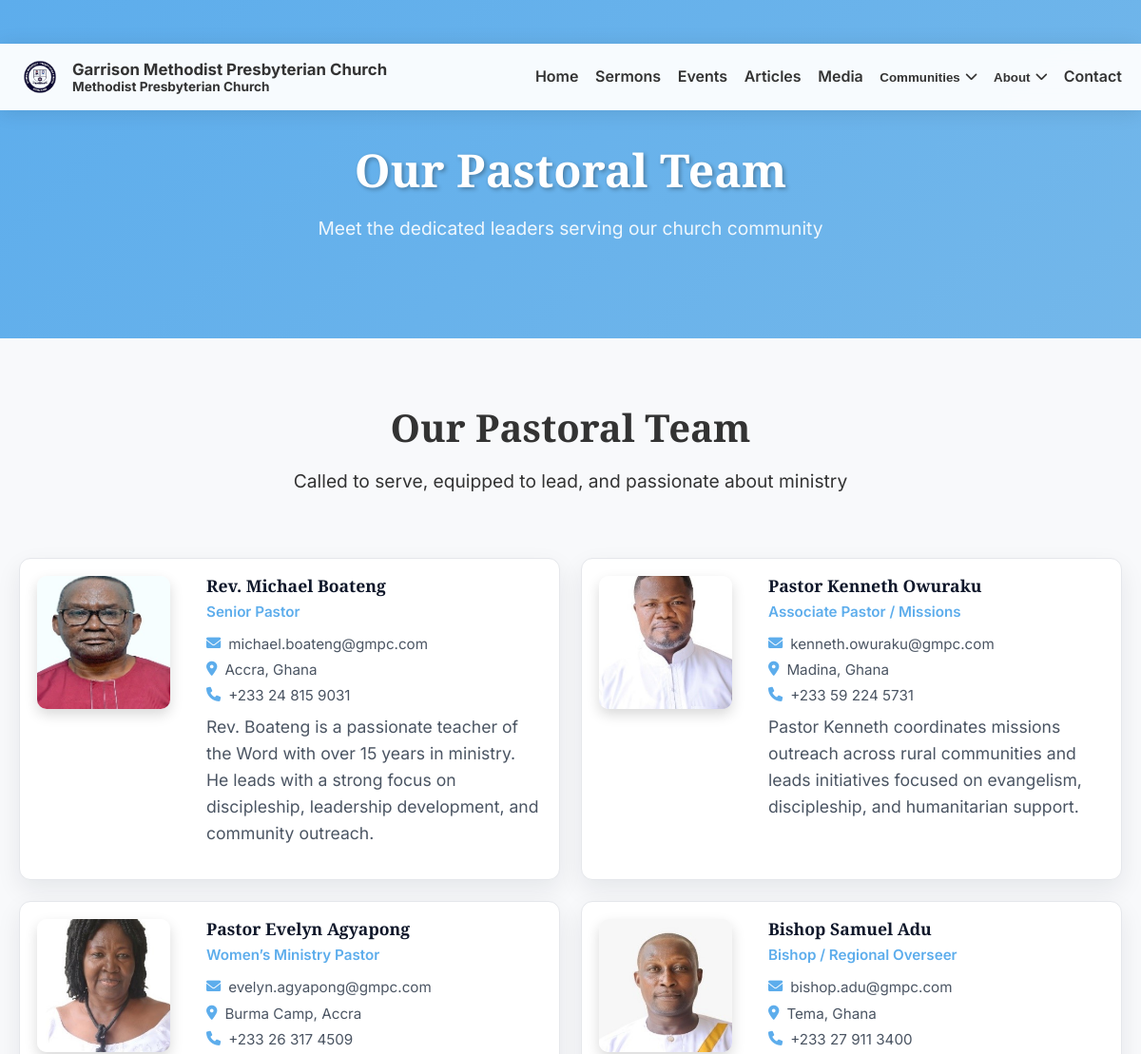
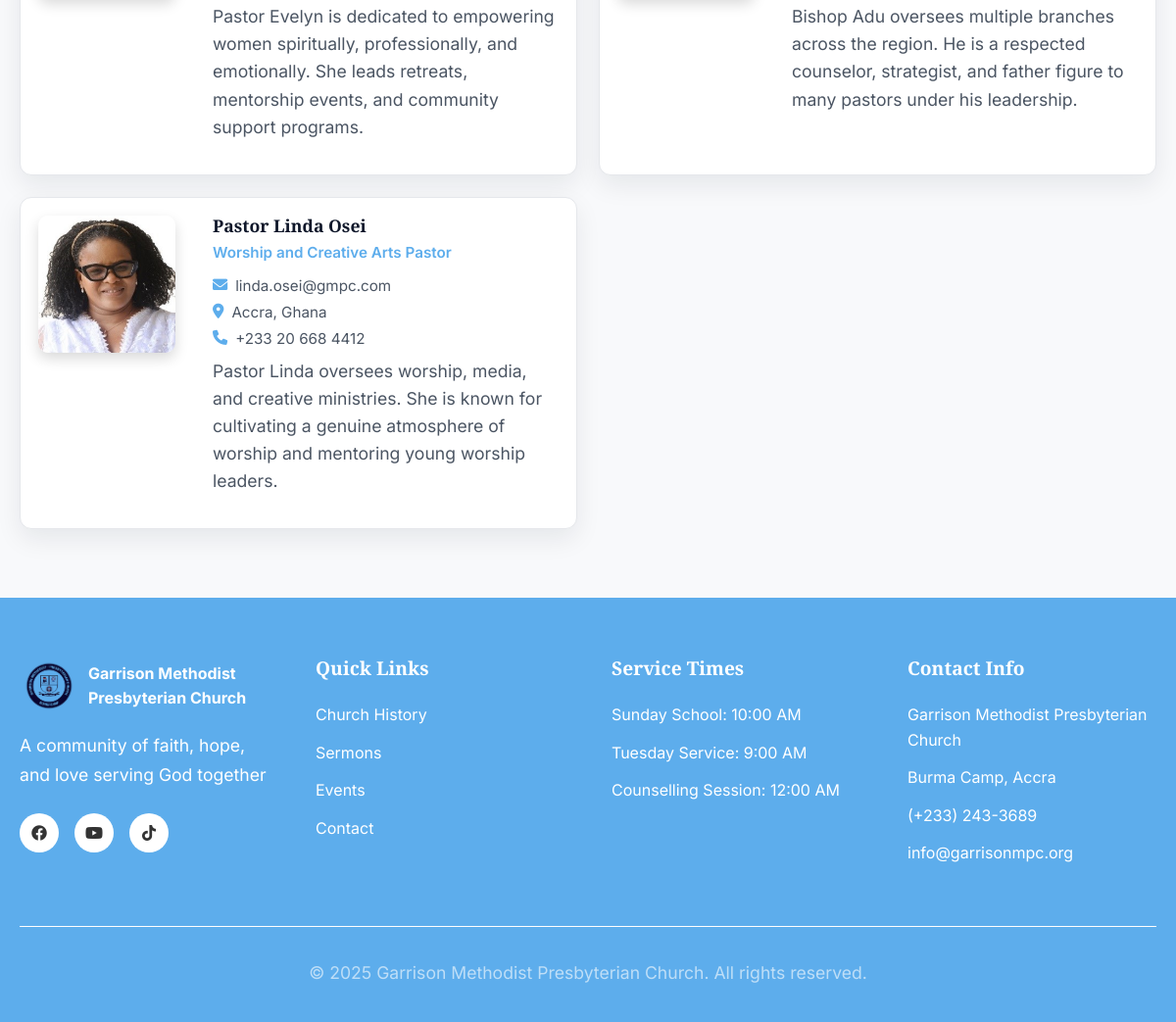
/pastoral-team.php, run on the app's committed database (2 pictures, top to bottom).
### tables this page shows
CREATE TABLE `pastors` (
  `id` int NOT NULL AUTO_INCREMENT,
  `name` varchar(255) NOT NULL,
  `title` varchar(255) DEFAULT '',
  `email` varchar(255) DEFAULT '',
  `phone` varchar(100) DEFAULT '',
  `location` varchar(255) DEFAULT '',
  `image_url` varchar(500) DEFAULT '',
  `bio` text,
  `status` enum('active','inactive') DEFAULT 'active',
  `created_at` timestamp NULL DEFAULT CURRENT_TIMESTAMP,
  `updated_at` timestamp NULL DEFAULT CURRENT_TIMESTAMP ON UPDATE CURRENT_TIMESTAMP,
  `sort_order` int DEFAULT '0',
  PRIMARY KEY (`id`)
);

### includes/get_settings.php (called while the page is built)
<?php
if (!function_exists('getSiteSettings')) {
    function getSiteSettings() {
        static $settings = null;
        if ($settings !== null) {
            return $settings;
        }
        $settings = [];
        try {
            $conn = getDBConnection();
            $stmt = $conn->query("SELECT setting_key, setting_value FROM settings");
            foreach ($stmt->fetchAll() as $row) {
                $settings[$row['setting_key']] = $row['setting_value'];
            }
        } catch (PDOException $e) {
            error_log('Settings load error: ' . $e->getMessage());
        }
        return $settings;
    }
}
if (!function_exists('getSetting')) {
    function getSetting($key, $default = '') {
        $settings = getSiteSettings();
        return $settings[$key] ?? $default;
    }
}

### pastoral-team.php (the view, shortened to what this page needs)
<?php
require_once "includes/get_settings.php";
$serviceSunday = getSetting('sunday_service_time', '09:00 AM');
$serviceTuesday = getSetting('tuesday_service_time', '9:00 AM');
$serviceCounselling = getSetting('counselling_time', '14:00 AM');
$churchName = getSetting('church_name', 'Garrison Methodist Presbyterian Church');
$churchAddress = getSetting('church_address', 'Burma Camp, Accra');
$churchPhone = getSetting('church_phone', '(+233) 243-3689');
$churchEmail = getSetting('church_email', 'info@garrisonmpc.org');
$facebookUrl = getSetting('facebook_url', 'https://www.facebook.com/gmpcburmacamp');
$youtubeUrl = getSetting('youtube_url', 'https://www.youtube.com/@gmpcburmacamp3405');
$tiktokUrl = getSetting('tiktok_url', 'https://www.tiktok.com/@gmpcburmacamp');
$pastors = [];
try {
    $conn = getDBConnection();
    $pstmt = $conn->query("SELECT * FROM pastors WHERE status = 'active' ORDER BY sort_order ASC, created_at DESC");
    $pastors = $pstmt->fetchAll();
} catch (PDOException $e) {
    error_log("Pastoral page fetch error: " . $e->getMessage());
}
?>
<!DOCTYPE html>
<html lang="en">
<head>
    <link rel="stylesheet" href="css/style.css">
    <link rel="stylesheet" href="css/scrolling-banner.css">
    <link rel="stylesheet" href="https://cdnjs.cloudflare.com/ajax/libs/font-awesome/6.0.0/css/all.min.css">
</head>
<body>
    <?php include 'includes/navbar.php'; ?>
    <section class="page-header">
        <div class="container">
            <h1>Our Pastoral Team</h1>
            <p>Meet the dedicated leaders serving our church community</p>
        </div>
    </section>
    <section class="directory-section">
        <div class="container">
            <div class="section-header">
                <h2>Our Pastoral Team</h2>
                <p>Called to serve, equipped to lead, and passionate about ministry</p>
            </div>
            <?php if (count($pastors) > 0): ?>
                <div class="directory-grid">
                    <?php foreach ($pastors as $pastor): ?>
                        <div class="directory-card">
                            <div class="directory-avatar">
                                <?php if (!empty($pastor['image_url'])): ?>
                                    <img src="<?php echo htmlspecialchars($pastor['image_url']); ?>" alt="<?php echo htmlspecialchars($pastor['name']); ?>">
                                <?php else: ?>
                                    <img src="./images/placeholder-avatar.png" alt="<?php echo htmlspecialchars($pastor['name']); ?>">
                                <?php endif; ?>
                            </div>
                            <div class="directory-info">
                                <h3><?php echo htmlspecialchars($pastor['name']); ?></h3>
                                <?php if (!empty($pastor['title'])): ?><p class="directory-title"><?php echo htmlspecialchars($pastor['title']); ?></p><?php endif; ?>
                                <?php if (!empty($pastor['email'])): ?><div class="directory-line"><i class="fas fa-envelope"></i> <?php echo htmlspecialchars($pastor['email']); ?></div><?php endif; ?>
                                <?php if (!empty($pastor['location'])): ?><div class="directory-line"><i class="fas fa-map-marker-alt"></i> <?php echo htmlspecialchars($pastor['location']); ?></div><?php endif; ?>
                                <?php if (!empty($pastor['phone'])): ?><div class="directory-line"><i class="fas fa-phone"></i> <?php echo htmlspecialchars($pastor['phone']); ?></div><?php endif; ?>
                                <?php if (!empty($pastor['bio'])): ?><p class="directory-bio"><?php echo nl2br(htmlspecialchars($pastor['bio'])); ?></p><?php endif; ?>
                            </div>
                        </div>
                    <?php endforeach; ?>
                </div>
            <?php else: ?>
                <p style="text-align:center; color:#666; padding:30px;">No pastoral team members have been added yet.</p>
            <?php endif; ?>
        </div>
    </section>
    <footer class="footer">
        <div class="container">
            <div class="footer-content">
                <div class="footer-section">
                    <div class="footer-logo">
                        <img src="images/logo.png" alt="GMPC Logo" class="footer-logo-img">
                        <span><?php echo htmlspecialchars($churchName); ?></span>
                    </div>
                    <p>A community of faith, hope, and love serving God together</p>
                    <div class="social-links">
                        <?php if (!empty($facebookUrl)): ?><a href="<?php echo htmlspecialchars($facebookUrl); ?>" target="_blank"><i class="fab fa-facebook"></i></a><?php endif; ?>
                        <?php if (!empty($youtubeUrl)): ?><a href="<?php echo htmlspecialchars($youtubeUrl); ?>" target="_blank"><i class="fab fa-youtube"></i></a><?php endif; ?>
                        <?php if (!empty($tiktokUrl)): ?><a href="<?php echo htmlspecialchars($tiktokUrl); ?>" target="_blank"><i class="fab fa-tiktok"></i></a><?php endif; ?>
                    </div>
                </div>
                <div class="footer-section">
                    <h4>Quick Links</h4>
                    <ul>
                        <li><a href="church-history.php">Church History</a></li>
                        <li><a href="sermons.php">Sermons</a></li>
                        <li><a href="events.php">Events</a></li>
                        <li><a href="contact.php">Contact</a></li>
                    </ul>
                </div>
                <div class="footer-section">
                    <h4>Service Times</h4>
                    <ul>
                        <li>Sunday School: <?php echo htmlspecialchars($serviceSunday); ?></li>
                        <li>Tuesday Service: <?php echo htmlspecialchars($serviceTuesday); ?></li>
                        <li>Counselling Session: <?php echo htmlspecialchars($serviceCounselling); ?></li>
                    </ul>
                </div>
                <div class="footer-section">
                    <h4>Contact Info</h4>
                    <ul>
                        <li><?php echo htmlspecialchars($churchName); ?></li>
                        <li><?php echo htmlspecialchars($churchAddress); ?></li>
                        <li><?php echo htmlspecialchars($churchPhone); ?></li>
                        <li><?php echo htmlspecialchars($churchEmail); ?></li>
                    </ul>
                </div>
            </div>
            <div class="footer-bottom">
                <p>&copy; 2025 Garrison Methodist Presbyterian Church. All rights reserved.</p>
            </div>
        </div>
    </footer>
</body>
</html>

### css/style.css (style rules this page uses)
* { margin: 0; padding: 0; box-sizing: border-box; }
body { font-family: 'Inter', sans-serif; line-height: 1.6; color: #333; overflow-x: hidden; }
.container { max-width: 1200px; margin: 0 auto; padding: 0 20px; }
img, video { max-width: 100%; height: auto; }
h1, h2, h3, h4, h5, h6 { font-family: 'Playfair Display', serif; font-weight: 600; line-height: 1.2; margin-bottom: 1rem; }
h1 { font-size: 3.5rem; }
h2 { font-size: 2.5rem; }
h3 { font-size: 1.8rem; }
h4 { font-size: 1.4rem; }
p { margin-bottom: 1rem; font-size: 1.1rem; line-height: 1.7; }
.section-header { text-align: center; margin-bottom: 4rem; }
.section-header h2 { color: var(--color-ink); margin-bottom: 1rem; }
.section-header p { font-size: 1.2rem; color: var(--color-muted); max-width: 600px; margin: 0 auto; }
.footer { background: #5DADEC ; color: white; padding: 60px 0 20px; }
.footer-content { display: grid; grid-template-columns: repeat(auto-fit, minmax(250px, 1fr)); gap: 3rem; margin-bottom: 3rem; }
.footer-logo { display: flex; align-items: center; font-size: 1.2 rem; font-weight: 700; margin-bottom: 1rem; }
.footer-logo-img { width: 60px; height: 60px; object-fit: contain; margin-right: 10px; }
.footer-section h4 { color: white; margin-bottom: 1.5rem; font-size: 1.2rem; }
.footer-section ul { list-style: none; }
.footer-section ul li { margin-bottom: 0.8rem; }
.footer-section ul li a { color: white; text-decoration: none; transition: color 0.3s ease; }
.social-links { display: flex; gap: 1rem; margin-top: 1.5rem; }
.social-links a { width: 40px; height: 40px; background: white; border-radius: 50%; display: flex; align-items: center; justify-content: center; color: #333; text-decoration: none; transition: all 0.3s ease; }
.footer-bottom { border-top: 1px solid white; padding-top: 2rem; text-align: center; color: rgba(255, 255, 255, 0.6); }
.page-header { padding: 150px 0 100px; background: linear-gradient(135deg, #5DADEC 0%, #73b7ea 100%); color: white; text-align: center; }
.page-header h1 { font-size: 3rem; margin-bottom: 1rem; text-shadow: 2px 2px 4px rgba(0, 0, 0, 0.3); }
.page-header p { font-size: 1.2rem; opacity: 0.9; max-width: 600px; margin: 0 auto; }

### pastoral-team.php (style rules this page uses)
.directory-section { padding: 70px 0; background: #f8f9fb; }
.directory-grid { display: grid; grid-template-columns: repeat(auto-fit, minmax(340px, 1fr)); gap: 22px; }
.directory-card { background: #ffffff; border-radius: 12px; padding: 18px; display: grid; grid-template-columns: 160px 1fr; gap: 18px; align-items: start; border: 1px solid #e5e7eb; box-shadow: 0 10px 26px rgba(15, 23, 42, 0.08); transition: transform 0.25s ease, box-shadow 0.25s ease, border-color 0.25s ease; }
.directory-avatar { width: 140px; height: 140px; border-radius: 10px; overflow: hidden; box-shadow: 0 6px 14px rgba(0,0,0,0.15); flex-shrink: 0; }
.directory-avatar img { width: 100%; height: 100%; object-fit: cover; }
.directory-info h3 { margin: 0 0 4px 0; color: #0f172a; font-size: 1.1rem; }
.directory-title { margin: 0 0 10px 0; color: #5DADEC; font-weight: 600; font-size: 0.95rem; }
.directory-line { display: flex; align-items: flex-start; gap: 8px; margin: 6px 0; color: #4b5563; font-size: 0.95rem; line-height: 1.4; }
.directory-line i { color: #5DADEC; margin-top: 2px; }
.directory-bio { margin-top: 8px; color: #4b5563; line-height: 1.6; overflow-wrap: anywhere; }
@media (min-width: 992px) { .directory-grid { grid-template-columns: repeat(2, minmax(0, 1fr)); } }

### data on the page
pastors: image_url (picture), name "Rev. Michael Boateng", title "Senior Pastor", email "michael.boateng@gmpc.com", location "Accra, Ghana", phone "+233 24 815 9031", bio "Rev. Boateng is a passionate teacher of the Word with over 15 years in ministry. He leads with a strong focus on discipleship, leadership development, and community outreach."
pastors: image_url (picture), name "Pastor Kenneth Owuraku", title "Associate Pastor / Missions", email "kenneth.owuraku@gmpc.com", location "Madina, Ghana", phone "+233 59 224 5731", bio "Pastor Kenneth coordinates missions outreach across rural communities and leads initiatives focused on evangelism, discipleship, and humanitarian support."
pastors: image_url (picture), name "Pastor Evelyn Agyapong", title "Women’s Ministry Pastor", email "evelyn.agyapong@gmpc.com", location "Burma Camp, Accra", phone "+233 26 317 4509", bio "Pastor Evelyn is dedicated to empowering women spiritually, professionally, and emotionally. She leads retreats, mentorship events, and community support programs."
pastors: image_url (picture), name "Bishop Samuel Adu", title "Bishop / Regional Overseer", email "bishop.adu@gmpc.com", location "Tema, Ghana", phone "+233 27 911 3400", bio "Bishop Adu oversees multiple branches across the region. He is a respected counselor, strategist, and father figure to many pastors under his leadership."
pastors: image_url (picture), name "Pastor Linda Osei", title "Worship and Creative Arts Pastor", email "linda.osei@gmpc.com", location "Accra, Ghana", phone "+233 20 668 4412", bio "Pastor Linda oversees worship, media, and creative ministries. She is known for cultivating a genuine atmosphere of worship and mentoring young worship leaders."

### other printed values
$churchName "Garrison Methodist Presbyterian Church"
$serviceSunday "10:00 AM"
$serviceTuesday "9:00 AM"
$serviceCounselling "12:00 AM"
$churchAddress "Burma Camp, Accra"
$churchPhone "(+233) 243-3689"
$churchEmail "info@garrisonmpc.org"
